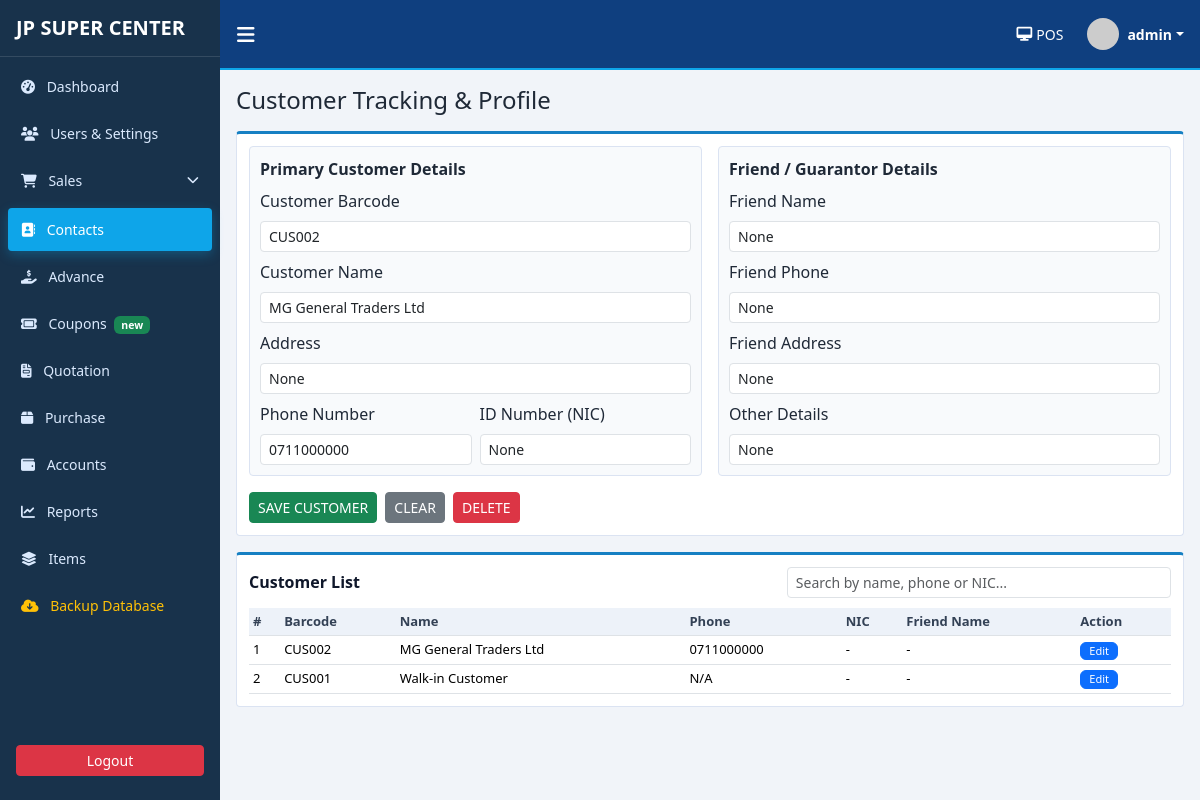
Page /tracking?edit_id=2 (signed in) on the committed database.
### pos_app/models.py (models this page shows, shortened)
class ShopSetting(db.Model):
    __tablename__ = "shop_settings"
    id = db.Column(db.Integer, primary_key=True)
    shop_name = db.Column(db.String(120), nullable=False, default="JP SUPER CENTER")
    address = db.Column(db.String(255), nullable=True)
    phone = db.Column(db.String(60), nullable=True)
    email = db.Column(db.String(120), nullable=True)
    bill_message = db.Column(db.String(255), nullable=True)
    updated_at = db.Column(
        db.DateTime, default=datetime.utcnow, onupdate=datetime.utcnow, nullable=False
    )

class User(UserMixin, db.Model):
    __tablename__ = "users"
    id = db.Column(db.Integer, primary_key=True)
    username = db.Column(db.String(80), unique=True, nullable=False, index=True)
    password_hash = db.Column(db.String(255), nullable=False)
    role = db.Column(db.String(30), nullable=False, default="Cashier")
    full_name = db.Column(db.String(120), nullable=True)
    is_active_user = db.Column(db.Boolean, default=True, nullable=False)
    created_at = db.Column(db.DateTime, default=datetime.utcnow, nullable=False)
    sales = db.relationship("Sale", backref="cashier", lazy=True)
    login_history = db.relationship("LoginHistory", backref="user", lazy=True)

class Customer(db.Model):
    __tablename__ = "customers"
    id = db.Column(db.Integer, primary_key=True)
    barcode = db.Column(db.String(50), unique=True, nullable=False)
    name = db.Column(db.String(120), nullable=False)
    address = db.Column(db.String(255), nullable=True)
    phone = db.Column(db.String(30), nullable=True)
    nic = db.Column(db.String(30), nullable=True)
    friend_name = db.Column(db.String(120), nullable=True)
    friend_phone = db.Column(db.String(30), nullable=True)
    friend_address = db.Column(db.String(255), nullable=True)
    other_details = db.Column(db.Text, nullable=True)
    created_at = db.Column(db.DateTime, default=datetime.utcnow, nullable=False)
    sales = db.relationship("Sale", backref="customer", lazy=True)
    credits = db.relationship("CreditEntry", backref="customer", lazy=True)

### pos_app/routes.py (the view, shortened to what this page needs)
@main_bp.route("/tracking", methods=["GET", "POST"])
@login_required
def tracking():
    edit_id = request.args.get("edit_id", type=int)
    editing_customer = db.session.get(Customer, edit_id) if edit_id else None
    customers = Customer.query.order_by(Customer.id.desc()).all()
    return render_template(
        "tracking.html",
        customers=customers,
        editing_customer=editing_customer,
    )

### pos_app/templates/tracking.html (shortened to what this page needs)
{% extends "base.html" %}
{% block content %}
<h4 class="mb-3">Customer Tracking & Profile</h4>
<div class="panel mb-3">
    <form method="post">
        <div class="row g-3">
            <div class="col-xl-6">
                <div class="sub-panel">
                    <div class="fw-semibold mb-2">Primary Customer Details</div>
                    <div class="row g-2">
                        <div class="col-12">
                            <label class="form-label">Customer Barcode</label>
                            <input name="barcode" class="form-control form-control-sm" value="{{ editing_customer.barcode if editing_customer else '' }}">
                        </div>
                        <div class="col-12">
                            <label class="form-label">Customer Name</label>
                            <input name="name" class="form-control form-control-sm" value="{{ editing_customer.name if editing_customer else '' }}" required>
                        </div>
                        <div class="col-12">
                            <label class="form-label">Address</label>
                            <input name="address" class="form-control form-control-sm" value="{{ editing_customer.address if editing_customer else '' }}">
                        </div>
                        <div class="col-6">
                            <label class="form-label">Phone Number</label>
                            <input name="phone" class="form-control form-control-sm" value="{{ editing_customer.phone if editing_customer else '' }}">
                        </div>
                        <div class="col-6">
                            <label class="form-label">ID Number (NIC)</label>
                            <input name="nic" class="form-control form-control-sm" value="{{ editing_customer.nic if editing_customer else '' }}">
                        </div>
                    </div>
                </div>
            </div>
            <div class="col-xl-6">
                <div class="sub-panel">
                    <div class="fw-semibold mb-2">Friend / Guarantor Details</div>
                    <div class="row g-2">
                        <div class="col-12">
                            <label class="form-label">Friend Name</label>
                            <input name="friend_name" class="form-control form-control-sm" value="{{ editing_customer.friend_name if editing_customer else '' }}">
                        </div>
                        <div class="col-12">
                            <label class="form-label">Friend Phone</label>
                            <input name="friend_phone" class="form-control form-control-sm" value="{{ editing_customer.friend_phone if editing_customer else '' }}">
                        </div>
                        <div class="col-12">
                            <label class="form-label">Friend Address</label>
                            <input name="friend_address" class="form-control form-control-sm" value="{{ editing_customer.friend_address if editing_customer else '' }}">
                        </div>
                        <div class="col-12">
                            <label class="form-label">Other Details</label>
                            <input name="other_details" class="form-control form-control-sm" value="{{ editing_customer.other_details if editing_customer else '' }}">
                        </div>
                    </div>
                </div>
            </div>
        </div>
        <div class="d-flex gap-2 mt-3">
            <button class="btn btn-success btn-sm">SAVE CUSTOMER</button>
            <a href="{{ url_for('main.tracking') }}" class="btn btn-secondary btn-sm">CLEAR</a>
            {% if editing_customer %}
                <button class="btn btn-danger btn-sm" name="action" value="delete" onclick="return confirm('Delete this customer?')">DELETE</button>
            {% endif %}
        </div>
    </form>
</div>
<div class="panel">
    <div class="panel-title d-flex justify-content-between align-items-center">
        <span>Customer List</span>
        <div class="col-md-5">
            <input type="text" id="customerSearch" class="form-control form-control-sm" placeholder="Search by name, phone or NIC...">
        </div>
    </div>
    <div class="table-responsive">
        <table class="table table-sm table-board" id="customerTable">
            <thead>
                <tr>
                    <th>#</th>
                    <th>Barcode</th>
                    <th>Name</th>
                    <th>Phone</th>
                    <th>NIC</th>
                    <th>Friend Name</th>
                    <th>Action</th>
                </tr>
            </thead>
            <tbody>
                {% for customer in customers %}
                    <tr class="customer-row">
                        <td>{{ loop.index }}</td>
                        <td>{{ customer.barcode }}</td>
                        <td class="customer-name">{{ customer.name }}</td>
                        <td class="customer-phone">{{ customer.phone or '-' }}</td>
                        <td class="customer-nic">{{ customer.nic or '-' }}</td>
                        <td>{{ customer.friend_name or '-' }}</td>
                        <td>
                            <a href="{{ url_for('main.tracking', edit_id=customer.id) }}" class="btn btn-xs btn-primary py-0 px-2" style="font-size: 11px;">Edit</a>
                        </td>
                    </tr>
                {% else %}
                    <tr><td colspan="7" class="text-center text-muted">No customers yet.</td></tr>
                {% endfor %}
            </tbody>
        </table>
    </div>
</div>
{% endblock %}

### pos_app/templates/base.html (shortened to what this page needs)
<!doctype html>
<html lang="en">
<head>
    <link href="https://cdn.jsdelivr.net/npm/bootstrap@5.3.3/dist/css/bootstrap.min.css" rel="stylesheet">
    <link rel="stylesheet" href="https://cdnjs.cloudflare.com/ajax/libs/font-awesome/6.5.1/css/all.min.css">
    <link rel="stylesheet" href="{{ url_for('static', filename='css/styles.css') }}">
</head>
<body>
    <div class="app-shell">
        <aside class="sidebar" id="sidebar">
            <div class="brand px-3 py-3 d-flex align-items-center">
                <h5 class="m-0 text-uppercase fw-bold">{{ shop_settings.shop_name }}</h5>
            </div>
            <nav class="sidebar-nav px-2">
                <a class="menu-link {% if request.path == '/dashboard' %}active{% endif %}"
                    href="{{ url_for('main.dashboard') }}">
                    <i class="fa-solid fa-gauge-high me-2"></i> Dashboard
                </a>
                {% if current_user.role in ['Owner', 'Technician'] %}
                <a class="menu-link {% if request.path.startswith('/settings') %}active{% endif %}"
                    href="{{ url_for('main.settings') }}">
                    <i class="fa-solid fa-users me-2"></i> Users & Settings
                </a>
                {% endif %}
                <div class="menu-group">
                    <a class="menu-link d-flex justify-content-between align-items-center {% if request.path.startswith('/sales') %}active{% endif %}"
                        data-bs-toggle="collapse" href="#salesSubmenu">
                        <span><i class="fa-solid fa-cart-shopping me-2"></i> Sales</span>
                        <i class="fa-solid fa-chevron-down small"></i>
                    </a>
                </div>
                <a class="menu-link {% if request.path.startswith('/tracking') %}active{% endif %}"
                    href="{{ url_for('main.tracking') }}">
                    <i class="fa-solid fa-address-book me-2"></i> Contacts
                </a>
                {% if current_user.role in ['Owner', 'Technician'] %}
                <a class="menu-link" href="{{ url_for('main.credit') }}">
                    <i class="fa-solid fa-hand-holding-dollar me-2"></i> Advance
                </a>
                <a class="menu-link" href="{{ url_for('main.coming_soon', feature='coupons') }}">
                    <i class="fa-solid fa-ticket me-2"></i> Coupons <span class="badge bg-success ms-1">new</span>
                </a>
                <a class="menu-link" href="{{ url_for('main.coming_soon', feature='quotation') }}">
                    <i class="fa-solid fa-file-invoice me-2"></i> Quotation
                </a>
                <a class="menu-link {% if request.path.startswith('/inventory') %}active{% endif %}"
                    href="{{ url_for('main.inventory') }}">
                    <i class="fa-solid fa-box me-2"></i> Purchase
                </a>
                <a class="menu-link {% if request.path.startswith('/expenses') %}active{% endif %}"
                    href="{{ url_for('main.expenses') }}">
                    <i class="fa-solid fa-wallet me-2"></i> Accounts
                </a>
                <a class="menu-link {% if request.path.startswith('/reports') %}active{% endif %}"
                    href="{{ url_for('main.reports') }}">
                    <i class="fa-solid fa-chart-line me-2"></i> Reports
                </a>
                <a class="menu-link {% if request.path == '/inventory' %}active{% endif %}" href="{{ url_for('main.inventory') }}">
                    <i class="fa-solid fa-layer-group me-2"></i> Items
                </a>
                <a class="menu-link text-warning" href="{{ url_for('main.backup') }}">
                    <i class="fa-solid fa-cloud-arrow-down me-2"></i> Backup Database
                </a>
                {% endif %}
            </nav>
            <div class="px-3 pb-4 mt-auto">
                <a class="btn btn-danger w-100 btn-sm" href="{{ url_for('main.logout') }}">Logout</a>
            </div>
        </aside>
        <section class="main-pane">
            <header class="topbar d-flex justify-content-between align-items-center px-3">
                <div class="d-flex align-items-center">
                    <button class="btn btn-link text-white me-2 p-0 shadow-none" id="toggleSidebar">
                        <i class="fa-solid fa-bars fa-lg"></i>
                    </button>
                </div>
                <div class="d-flex align-items-center gap-4">
                    <a href="{{ url_for('main.sales') }}" class="small d-flex align-items-center text-white text-decoration-none">
                        <i class="fa-solid fa-desktop me-1"></i> POS
                    </a>
                    <div class="dropdown">
                        <div class="d-flex align-items-center dropdown-toggle" style="cursor: pointer;" data-bs-toggle="dropdown">
                            <img src="https://ui-avatars.com/api/?name={{ current_user.username }}&background=random"
                                class="rounded-circle me-2" width="32" height="32">
                            <div class="small fw-semibold">{{ current_user.username }}</div>
                        </div>
                    </div>
                </div>
            </header>
            <main class="content-pane p-3">
                {% block content %}{% endblock %}
            </main>
        </section>
    </div>
</body>
</html>

### pos_app/static/css/styles.css (style rules this page uses)
body { background: #f1f4f9; font-family: "Segoe UI", Tahoma, Geneva, Verdana, sans-serif; color: #1f2937; }
.app-shell { display: flex; min-height: 100vh; }
.sidebar { width: 220px; background: #18324b; color: #dbeafe; display: flex; flex-direction: column; }
.brand { border-bottom: 1px solid rgba(255, 255, 255, 0.12); color: #fff; }
.sidebar-nav { display: flex; flex-direction: column; gap: 4px; margin-top: 8px; }
.menu-link { color: #dbeafe; text-decoration: none; padding: 10px 12px; border-radius: 4px; font-size: 14px; display: block; transition: all 0.2s; border: 1px solid transparent; }
.menu-link.active { background: #0ea5e9; color: #fff; box-shadow: 0 4px 12px rgba(14, 165, 233, 0.3); }
.menu-group { margin-bottom: 2px; }
.main-pane { flex: 1; display: flex; flex-direction: column; }
.topbar { min-height: 70px; background: #0f3f7f; color: #fff; border-bottom: 2px solid #0ea5e9; }
.content-pane { flex: 1; }
.panel { background: #fff; border: 1px solid #dbe3f2; border-top: 3px solid #1680c3; border-radius: 4px; padding: 12px; }
.sub-panel { background: #f8fafc; border: 1px solid #dbe3f2; border-radius: 4px; padding: 10px; }
.panel-title { font-weight: 600; margin-bottom: 10px; color: #0f172a; }
.table-board { font-size: 13px; margin-bottom: 0; }
.table-board thead th { background: #edf2f9; color: #334155; }

### rows in the picture
ShopSetting: shop_name "JP SUPER CENTER"
User: username "admin"
Customer: barcode "CUS002", name "MG General Traders Ltd", address "None", phone "0711000000", nic "None", friend_name "None", friend_phone "None", friend_address "None", other_details "None", nic "-", friend_name "-"
Customer: barcode "CUS001", name "Walk-in Customer", phone "N/A", nic "-", friend_name "-"
